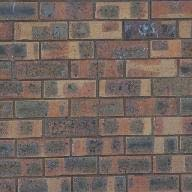
#> input picture Projects/project2_ImageQuilting/proj2/samples/bricks_small.jpg, 192 x 192 px
$ jupyter execute --allow-errors CS445_Proj2_Starter.ipynb   (shell and % lines are left out)
#> lines starting #> are read from the running program, lines starting #| are printed output that depends on the picture; after the words box and inside, x2 and y2 are one past the last pixel; in counts of white or black regions, pixels touching at a corner belong together
#| sample img size: (192, 192, 3)
# Programming Project #2: Image Quilting

## CS445: Computational Photography

**Texture synthesis** is the creation of a larger texture image from a small sample. For texture synthesis, the main idea is to **sample patches** and lay them down in **overlapping patterns**, such that the overlapping regions are similar. The overlapping regions may not match exactly, which will result in noticeable edges. To fix this, you will compute a path along pixels with similar intensities through the overlapping region and use it to select which overlapping patch from which to draw each pixel.

**Texture transfer** is giving an object the appearance of having the same texture as a sample while preserving its basic shape. Texture transfer is achieved by encouraging **sampled patches** to have similar appearance to a given target image, as well as **matching overlapping regions** of already sampled patches. In this project, you will apply important techniques such as template matching, finding seams, and masking. These techniques are also useful for image stitching, image completion, image retargeting, and blending.

[cell 1]
import cv2
import numpy as np
import matplotlib.pyplot as plt
import os
from random import random
import time
import utils
from utils import cut # default cut function for seam finding section

# # modify to where you store your project data including utils.py
# datadir = "/content/drive/My Drive/cs445_projects/proj2/"

# utilfn = datadir + "utils.py"
# !cp "$utilfn" .
# samplesfn = datadir + "samples"
# !cp -r "$samplesfn" .
# import utils

### Part I: Randomly Sampled Texture (10 pts)

[cell 2]
def quilt_random(sample, out_size, patch_size):
    """
    Randomly samples square patches of size patchsize from sample in order to create an output image of size outsize.

    :param sample: numpy.ndarray   The image you read from sample directory
    :param out_size: int            The width of the square output image
    :param patch_size: int          The width of the square sample patch
    :return: numpy.ndarray
    """
#> called with out_size = 200, patch_size = 20
    out = np.zeros((out_size, out_size, 3), np.uint8)
    patches = out_size//patch_size
    sh, sw, _ = sample.shape
#> sh = 192; sw = 192

    for i in range(patches):
        for j in range(patches):
            np.random.seed(0)
            x = np.random.randint(0, sw-patch_size)
            y = np.random.randint(0, sh-patch_size)
            out[i*patch_size:(i+1)*patch_size, j*patch_size:(j+1)*patch_size, :] = sample[y:y+patch_size, x:x+patch_size, :]
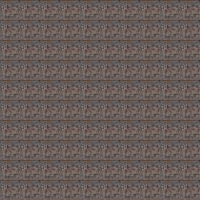
#> out: shape (200, 200, 3); mean R, G, B 104.8, 92.9, 89.3

    return out

[cell 3]
out_size = 200  # change these parameters as needed
patch_size = 20

# load sample img
sample_img_fn = 'samples/bricks_small.jpg' # feel free to change
sample_img = cv2.cvtColor(cv2.imread(sample_img_fn), cv2.COLOR_BGR2RGB)
print("sample img size:", sample_img.shape)

# quilt random
res = quilt_random(sample_img, out_size, patch_size)
# res = cv2.cvtColor(res.astype(np.uint8), cv2.COLOR_BGR2RGB)
print("quilt image size", res.shape)
#| quilt image size (200, 200, 3)

# plot
fig, axes = plt.subplots(1,2, figsize=(10,5))
axes[0].imshow(sample_img)
axes[0].set_title("sample image")
axes[1].imshow(res)
axes[1].set_title("quilt random image")
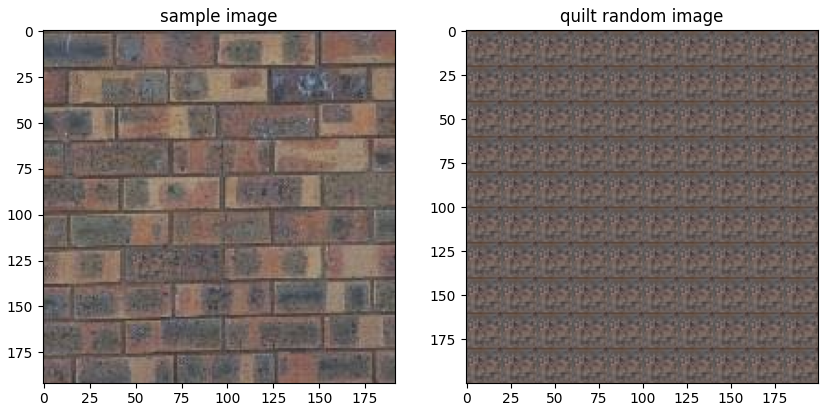
#> figure drawn by matplotlib, 2 panels

### Part II: Overlapping Patches (30 pts)

[cell 4]
def ssd_patch(T, M, I):
    """
    Performs template matching with the overlapping region, computing the cost of sampling each patch.

    :param T: numpy.ndarray   The template, which is the patch in the current output image that is to be filled in.
    :param M: numpy.ndarray   The mask, which has values 1 in the overlapping region, and 0 otherwise.
    :param I: numpy.ndarray   The input texture image.
    return cost_map: numpy.ndarray   The cost of sampling each patch.
    """
    T, M, I = T.astype(np.float64), M.astype(np.float64), I.astype(np.float64)
    # Compute the SSD for each channel.
    # Each pixel of the ssd_cost gives you the cost for sampling a patch centered around that pixel.
    ssd_costs = []
    for i in range(3):
        cost = ((M[:,:,i] * (T[:,:,i]))**2).sum() - 2 * cv2.filter2D(I[:,:,i], ddepth=-1, kernel=M[:,:,i]*T[:,:,i]) + cv2.filter2D(I[:,:,i]**2, ddepth=-1, kernel=M[:,:,i])
        ssd_costs.append(cost)
    cost_map = np.array(ssd_costs).sum(axis=0)

    # set the ssd cost at the edges as inf
    patch_size = T.shape[0]
    cost_map[:patch_size//2,:] = np.inf # top
    cost_map[-patch_size//2:,:] = np.inf # bottom
    cost_map[:,:patch_size//2] = np.inf # left
    cost_map[:,-patch_size//2:] = np.inf # right

    return np.absolute(cost_map)

[cell 5]
def choose_sample(cost_map, tol):
    """
    Randomly selects one of the top few samples to avoid getting stuck in local minima in the cost map.

    :param cost_map: numpy.ndarray   The cost of sampling each patch.
    :param tol: int                  A tolerance parameter that specifies how many of the top minimum cost samples to randomly choose from.
    :return: tuple                   The coordinates of the top left corner of the patch to be sampled.
    """
    # Find the top few minimum cost samples.
    top_min = np.argpartition(cost_map, tol, axis=None)[:tol]
    # Randomly choose one of the top few minimum cost samples.
    np.random.seed(0)
    idx = np.random.randint(0, tol)
    # Convert the index into a coordinate.
    y, x = np.unravel_index(top_min[idx], cost_map.shape)
    return (y, x)

[cell 6]
def quilt_simple(sample, out_size, patch_size, overlap, tol):
    """
    Randomly samples square patches of size patchsize from sample in order to create an output image of size outsize.
    Feel free to add function parameters

    :param sample: numpy.ndarray
    :param out_size: int
    :param patch_size: int
    :param overlap: int
    :param tol: float
    :return: numpy.ndarray
    """
#> called with out_size = 300, patch_size = 23, overlap = 11, tol = 5
    out = np.zeros((out_size, out_size, 3), np.uint8)
    sh, sw, _ = sample.shape
#> sh = 192; sw = 192
    step = patch_size - overlap
    num_steps = out_size//step-1
    half = patch_size//2

    # start by randomly sampling a patch for the upper-left corner
    np.random.seed(0)
    x0 = np.random.randint(0, sw-patch_size)
#> x0 = 47
    y0 = np.random.randint(0, sh-patch_size)
#> y0 = 117
    patch0 = sample[y0:y0+patch_size, x0:x0+patch_size, :]
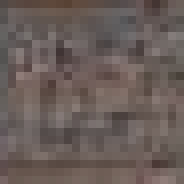
#> patch0: shape (23, 23, 3) (shown 8 times larger); mean R, G, B 105.1, 92.9, 88.7
    out[:patch_size, :patch_size, :] = patch0
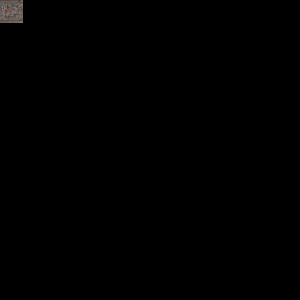
#> out: shape (300, 300, 3); mean R, G, B 0.6, 0.5, 0.5

    # fill in the rest of the image in raster scan order
    for i in range(num_steps):
        for j in range(num_steps):
            # set mask
            if i == 0 and j == 0:
                continue
            elif i == 0: # first row
                mask = np.zeros((patch_size, patch_size, 3), np.float32)
                mask[:, :overlap, :] = 1
            elif j == 0: # first column
                mask = np.zeros((patch_size, patch_size, 3), np.float32)
                mask[:overlap, :, :] = 1
            else:
                mask = np.zeros((patch_size, patch_size, 3), np.float32)
                mask[:, :overlap, :] = 1
                mask[:overlap, :, :] = 1

            # sample new patches and overlap with the existing ones
            template = out[i*step:i*step+patch_size, j*step:j*step+patch_size, :]
            cost_map = ssd_patch(template, mask, sample)
            patch_y, patch_x = choose_sample(cost_map, tol)
            if patch_size%2 == 0:
                patch = sample[patch_y-half:patch_y+half, patch_x-half:patch_x+half, :]
            else:
                patch = sample[patch_y-half:patch_y+half+1, patch_x-half:patch_x+half+1, :]
            out[i*step:i*step+patch_size, j*step:j*step+patch_size, :] = patch
#> this loop made 24 passes
#> pass 1, in ssd_patch, `T, M, I = T.astype(np.float64), M.astype(np.float64), I.astype(np.floa..`:
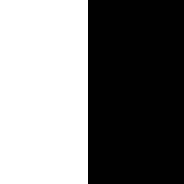
#> M: shape (23, 23, 3) float64 (shown 8 times larger); values 0 (black) and 1 (white), 47.8% white; 1 white region, box (x1, y1, x2, y2) and area: (0, 0, 11, 23) 253
#> pass 1, in ssd_patch (call 2), `T, M, I = T.astype(np.float64), M.astype(np.float64), I.astype(np.floa..`:
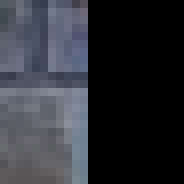
#> T: shape (23, 23, 3) float64 (shown 8 times larger); mean of channels 0, 1, 2 53.8, 47.7, 45.4; drawn as B, G, R
#> after the loop:
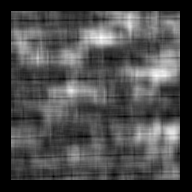
#> cost_map: shape (192, 192) float64; 22.52% of the values are NaN or infinite; the others: min 265418, max 1779869, mean 822299.6; drawn with min black, max white, NaN and infinite black
#> after the loop:
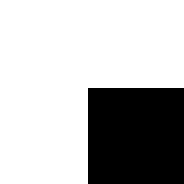
#> mask: shape (23, 23, 3) float32 (shown 8 times larger); values 0 (black) and 1 (white), 72.8% white; 1 black region, box (x1, y1, x2, y2) and area: (11, 11, 23, 23) 144
#> after the loop:
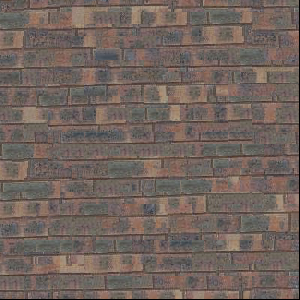
#> out: shape (300, 300, 3); mean R, G, B 113.2, 99.6, 93.1
#> after the loop:
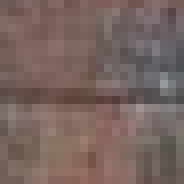
#> template: shape (23, 23, 3) (shown 8 times larger); mean R, G, B 119.7, 99.9, 95.1

    return out

$ run again, with Projects/project2_ImageQuilting/proj2/samples/white_small.jpg copied over Projects/project2_ImageQuilting/proj2/samples/bricks_small.jpg
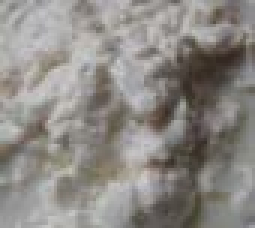
#> input picture Projects/project2_ImageQuilting/proj2/samples/white_small.jpg, 85 x 76 px (shown 3 times larger)
#| sample img size: (76, 85, 3)
#| quilt image size (200, 200, 3)
#> x0 = 44
#> y0 = 47
#> the loop in quilt_simple, `for i in range(num_steps):` made 24 passes
#> after the loop in quilt_simple, `for i in range(num_steps):`:
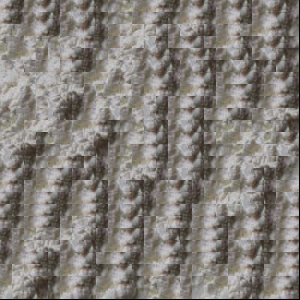
#> out: shape (300, 300, 3); mean R, G, B 130.7, 125.7, 120.3
#> after the loop in quilt_simple, `for i in range(num_steps):`:
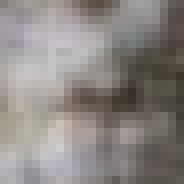
#> template: shape (23, 23, 3) (shown 8 times larger); mean R, G, B 139.5, 134.6, 131.4
